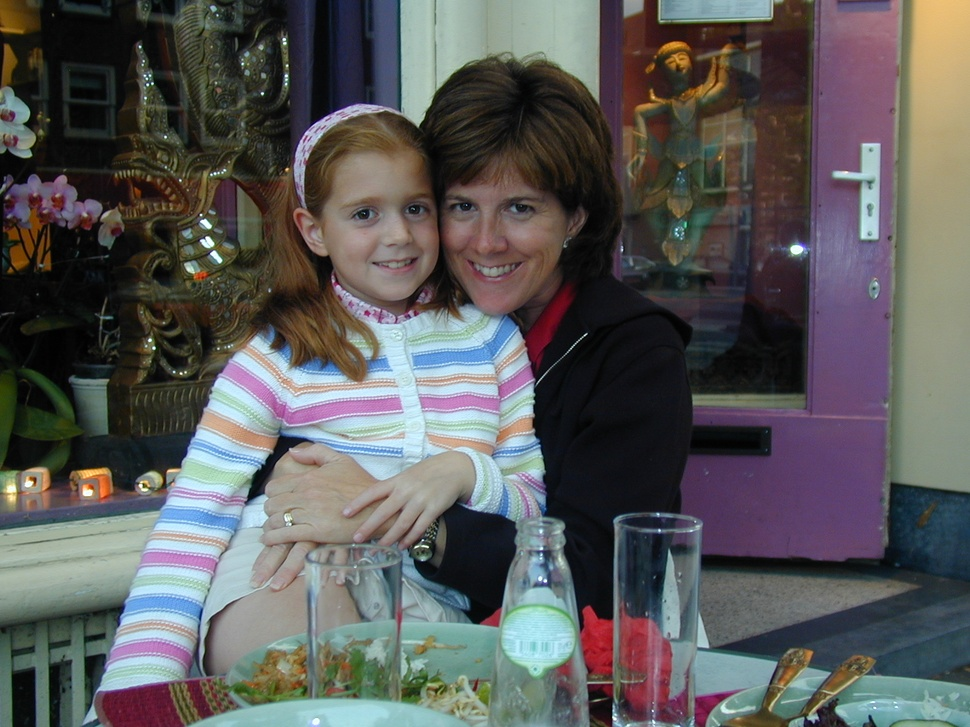
#> input picture The story behind CNNs (ML For Engineers)/Face Recognition/Amsterdam.jpg, 970 x 727 px, shrunk from 1600 x 1200 before the run
$ jupyter execute --allow-errors OpenCV-intro2.ipynb   (shell and % lines are left out)
#> lines starting #> are read from the running program, lines starting #| are printed output that depends on the picture
[cell 1]
import cv2
from cv2 import CascadeClassifier
from matplotlib.patches import Rectangle
import matplotlib.pyplot as plt

[cell 2]
image = plt.imread('Amsterdam.jpg')
#> image is the input picture: shape (727, 970, 3); mean R, G, B 89.9, 89.2, 88.6
fig, ax = plt.subplots(figsize=(12, 8), subplot_kw={'xticks': [], 'yticks': []})
ax.imshow(image)
model = CascadeClassifier(cv2.data.haarcascades +'haarcascade_frontalface_default.xml')
faces = model.detectMultiScale(image)
#> faces = [[341, 595, 61, 61], [507, 528, 72, 72], [495, 582, 86, 86], [425, 155, 137, 137], [315, 155, 144, 144]]
for face in faces:
    x, y, w, h = face
    rect = Rectangle((x, y), w, h, color='red', fill=False, lw=2)
    ax.add_patch(rect)
#> this loop made 5 passes
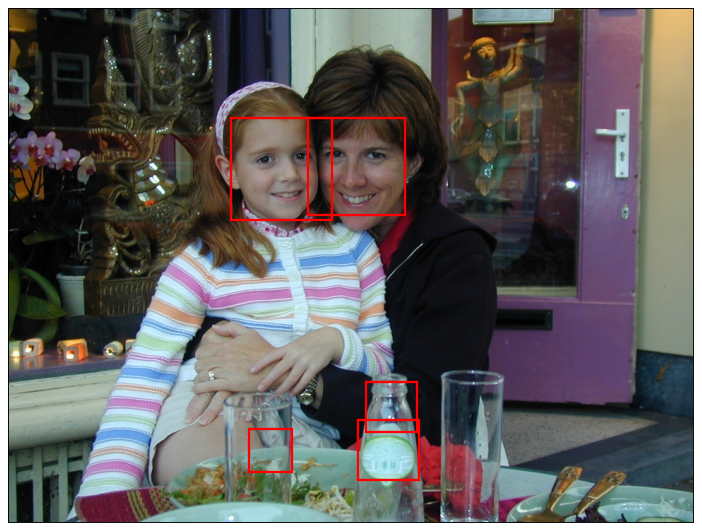
#> figure drawn by matplotlib, 1 panel

[cell 3]
image = plt.imread('Amsterdam.jpg')
fig, ax = plt.subplots(figsize=(12, 8), subplot_kw={'xticks': [], 'yticks': []})
ax.imshow(image)
model = CascadeClassifier(cv2.data.haarcascades +'haarcascade_frontalface_default.xml')
faces = model.detectMultiScale(image, minNeighbors=20)
#> faces = [[425, 155, 137, 137], [315, 155, 144, 144]]
for face in faces:
    x, y, w, h = face
    rect = Rectangle((x, y), w, h, color='red', fill=False, lw=2)
    ax.add_patch(rect)
#> this loop made 2 passes


$ run again, with The story behind CNNs (ML For Engineers)/Face Recognition/cruise.jpg copied over The story behind CNNs (ML For Engineers)/Face Recognition/Amsterdam.jpg
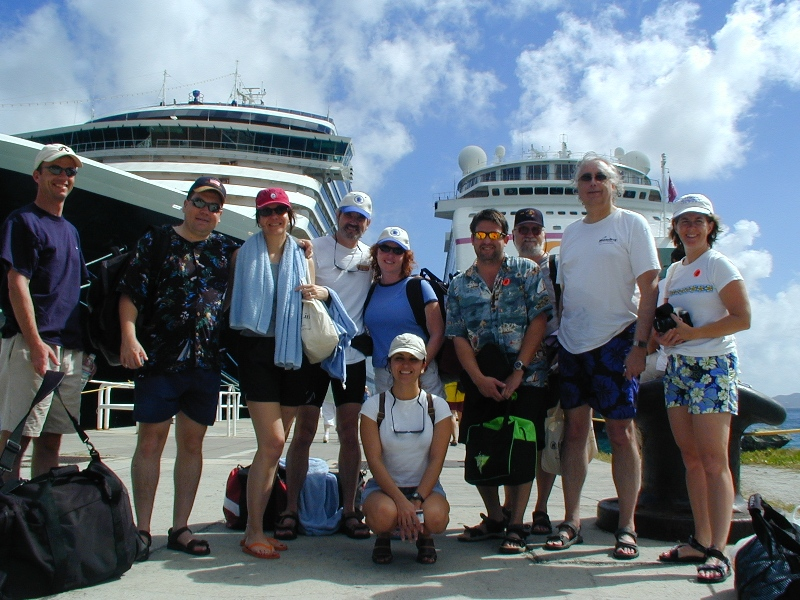
#> input picture The story behind CNNs (ML For Engineers)/Face Recognition/cruise.jpg, 800 x 600 px
#> image is the input picture: shape (600, 800, 3); mean R, G, B 104.8, 115.1, 124.9
#> `faces = model.detectMultiScale(image)`: faces = [[308, 428, 39, 39], [380, 412, 55, 55], [362, 463, 83, 83], [646, 290, 114, 114]]
#> the loop `for face in faces:` made 4 passes
#> `[cell 2] image = plt.imread('Amsterdam.jpg') fig, ax = plt.subplots(fi..`:
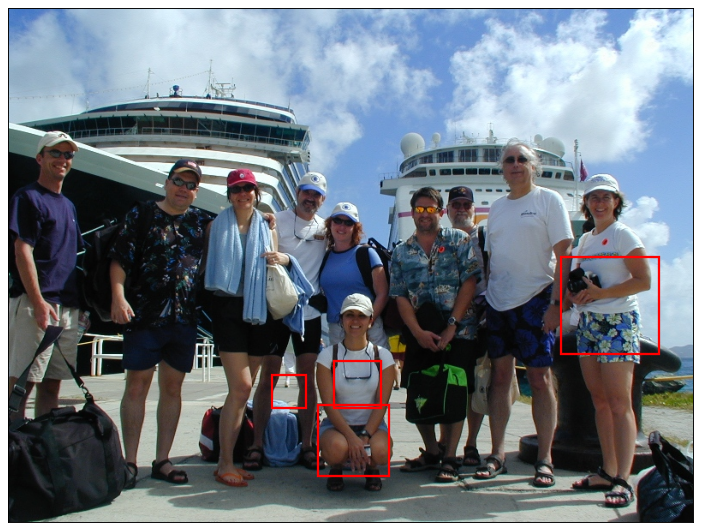
#> figure drawn by matplotlib, 1 panel
#> `faces = model.detectMultiScale(image, minNeighbors=20)`: faces = ()
